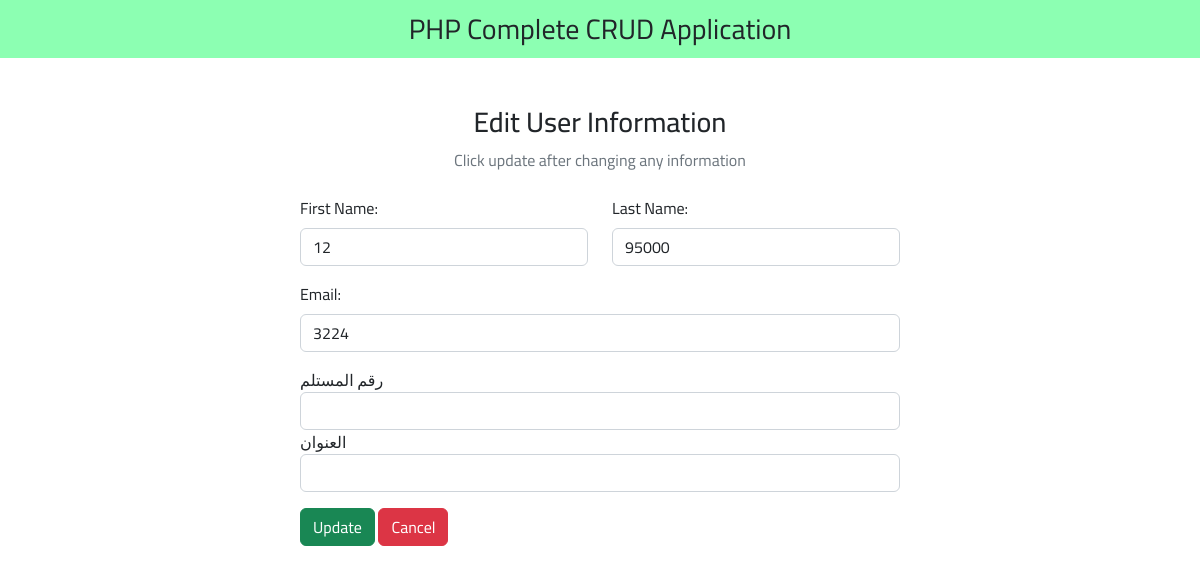
Screenshot of /qaryat/controle/edit.php?id=94 with the database file from the repository.
### tables this page shows
CREATE TABLE `orders` (
  `id` int(11) NOT NULL,
  `orderN` varchar(255) NOT NULL,
  `price` int(255) NOT NULL,
  `note` varchar(255) NOT NULL,
  `userNumber` varchar(255) NOT NULL,
  `addreces` varchar(255) NOT NULL,
  `user_id` varchar(255) NOT NULL,
  `order_page_name` varchar(255) NOT NULL,
  `page_name` varchar(255) NOT NULL,
  `statuse` varchar(50) NOT NULL,
  `priceAd` int(255) NOT NULL,
  `Governorate` varchar(255) NOT NULL
);

### qaryat/controle/edit.php (the view, shortened to what this page needs)
<?php
include "db_conn.php";
$id = $_GET["id"];
?>
<!DOCTYPE html>
<html lang="en">
<head>
  <link href="https://cdn.jsdelivr.net/npm/bootstrap@5.2.3/dist/css/bootstrap.min.css" rel="stylesheet">
  <link rel="stylesheet" href="https://cdnjs.cloudflare.com/ajax/libs/font-awesome/6.4.0/css/all.min.css" />
  <link rel="stylesheet" type="text/css" href="style.css">
</head>
<body>
  <nav class="navbar navbar-light justify-content-center fs-3 mb-5" style="background-color: #00ff5573;">
    PHP Complete CRUD Application
  </nav>
  <div class="container">
    <div class="text-center mb-4">
      <h3>Edit User Information</h3>
      <p class="text-muted">Click update after changing any information</p>
    </div>
    <?php
    $sql = "SELECT * FROM `orders` WHERE id = $id LIMIT 1";
    $result = mysqli_query($conn, $sql);
    $row = mysqli_fetch_assoc($result);
    ?>
    <div class="container d-flex justify-content-center">
      <form action="" method="post" style="width:50vw; min-width:300px;">
        <div class="row mb-3">
          <div class="col">
            <label class="form-label">First Name:</label>
            <input type="number" class="form-control" name="orderN" value="<?php echo $row['orderN'] ?>">
          </div>
          <div class="col">
            <label class="form-label">Last Name:</label>
            <input type="number" class="form-control" name="price" value="<?php echo $row['price'] ?>">
          </div>
        </div>
        <div class="mb-3">
          <label class="form-label">Email:</label>
          <input type="text" class="form-control" name="note" value="<?php echo $row['note'] ?>">
        </div>
        <div class="form-group mb-3">
                    <label for="male" class="form-input-label">رقم المستلم </label>
          <input type="text" class="form-control" name="userNumber" <?php echo $row["userNumber"] ?>>
                    <label for="female" class="form-input-label">العنوان </label>
          <input type="text" class="form-control" name="addreces"  <?php echo $row["addreces"]  ?>>
        </div>
        <div>
          <button type="submit" class="btn btn-success" name="submit">Update</button>
          <a href="index.php" class="btn btn-danger">Cancel</a>
        </div>
      </form>
    </div>
  </div>
</body>
</html>

### qaryat/controle/style.css (style rules this page uses)
* { font-family: 'Cairo', sans-serif; }

### rows the page displays
orders: orderN "12", price "95000", note "3224"
